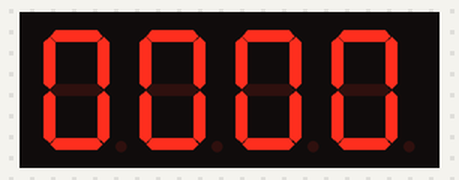
Simulated run of this sketch. Board: Arduino Uno, built with avr-gcc and run on an emulated ATmega328P. On the bench: 4-digit seven-segment display. Wiring (inferred from the names in the program): 4-digit 7-segment display, segments lit when HIGH: segments pin 13, pin 12, pin 11, pin 10, pin 9, pin 8, pin 7, pin 6; digit selects pin 2, pin 3, pin 4, pin 5. The segment pins are drawn as the display they are named for.

Above: at 0.11 s.
At 5.22 s:
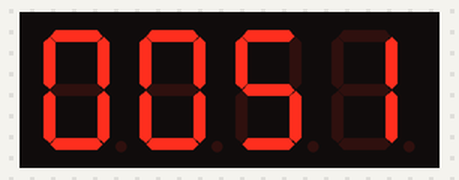
At 10.02 s:
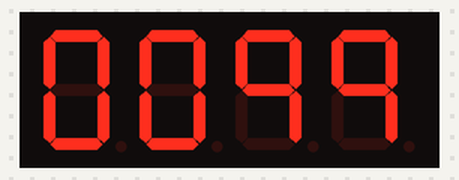
At 19.92 s:
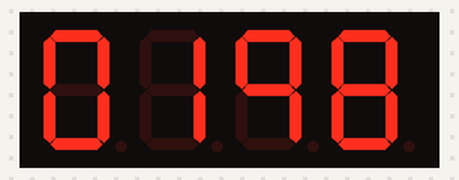
At 29.52 s:
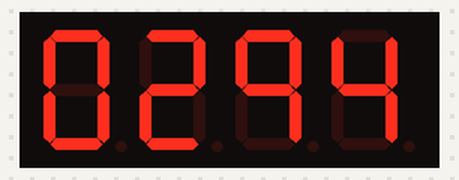
At 39.82 s:
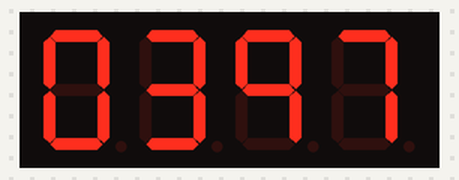

The sketch:

4SevenSegmentDisplay.ino
```cpp
// Make sure the TimerOne library is installed on the IDE.
// Also, make sure that the segments and COMMON CATHODES are
// wired to the pins listed below

#include "TimerOne.h"

int A = 13;
int B = 12;
int C = 11;
int D = 10;
int E = 9;
int F = 8;
int G = 7;
int DP = 6;

int D4 = 5;
int D3 = 4;
int D2 = 3;
int D1 = 2;

long n = 0;
int count = 0;

int segments[8] = {A, B, C, D, E, F, G, DP};
int displays[4] = {D1, D2, D3, D4};

int numbers[][8] =  {{1,1,1,1,1,1,0,0},
  {0,1,1,0,0,0,0,0},
  {1,1,0,1,1,0,1,0},
  {1,1,1,1,0,0,1,0},
  {0,1,1,0,0,1,1,0},
  {1,0,1,1,0,1,1,0},
  {1,0,1,1,1,1,1,0},
  {1,1,1,0,0,0,0,0},
  {1,1,1,1,1,1,1,0},
  {1,1,1,0,0,1,1,0}
};

void setup() {
  // put your setup code here, to run once:
  pinMode(A, OUTPUT);
  pinMode(B, OUTPUT);
  pinMode(C, OUTPUT);
  pinMode(D, OUTPUT);
  pinMode(E, OUTPUT);
  pinMode(F, OUTPUT);
  pinMode(G, OUTPUT);
  pinMode(DP, OUTPUT);

  pinMode(D1, OUTPUT);
  pinMode(D2, OUTPUT);
  pinMode(D3, OUTPUT);
  pinMode(D4, OUTPUT);

  Timer1.initialize(10000);
  Timer1.attachInterrupt(add);
  Serial.begin(9600);
}

void loop() {
  // put your main code here, to run repeatedly:
//  inputNumber(8196);
  countTo10000();
}

void inputNumber(int x) {
  if (x/1000 >= 1){
    digit(0);
  pickNumber(x/1000);
  delay(5);
  }

  if ((x%1000/100) >= 1 ) {
    digit(1);
    pickNumber(x%1000/100);
    delay(5);
  }


  if ((x%100/10) >= 1) {
    digit(2);
    pickNumber(x%100/10);
    delay(5);
  }

  if ((x%10) >= 1) {
    digit(3);
    pickNumber(x%10);
    delay(5);
  }

}

void countTo10000() {
  clearLEDs();
  digit(0);
  pickNumber(n/1000);
  delay(5);

  clearLEDs();
  digit(1);
  pickNumber(n%1000/100);
  delay(5);

  clearLEDs();
  digit(2);
  pickNumber(n%100/10);
  delay(5);

  clearLEDs();
  digit(3);
  pickNumber(n%10);
  delay(5);
}

void add() {
  count++;
  if (count == 10){
    count = 0;
    n++;
    if (n==10000) {
      n = 0;
    }
  }
}

void digit(int d) {
  digitalWrite(D1, HIGH);
  digitalWrite(D2, HIGH);
  digitalWrite(D3, HIGH);
  digitalWrite(D4, HIGH);

  switch(d) {
    case 0:
      digitalWrite(D1, LOW);
      break;
    case 1:
      digitalWrite(D2, LOW);
      break;
    case 2:
      digitalWrite(D3, LOW);
      break;
    default:
      digitalWrite(D4, LOW);
      break;
  }
}

void clearLEDs() {
  digitalWrite(A, LOW);
  digitalWrite(D, LOW);
  digitalWrite(C, LOW);
  digitalWrite(D, LOW);
  digitalWrite(E, LOW);
  digitalWrite(F, LOW);
  digitalWrite(G, LOW);
  digitalWrite(DP, LOW);
}

void pickNumber(int x) {
  for (int i = 0; i < sizeof(numbers[0])/sizeof(numbers[0][0]); i++) {
    digitalWrite(segments[i],numbers[x][i]);
  }
}
```
